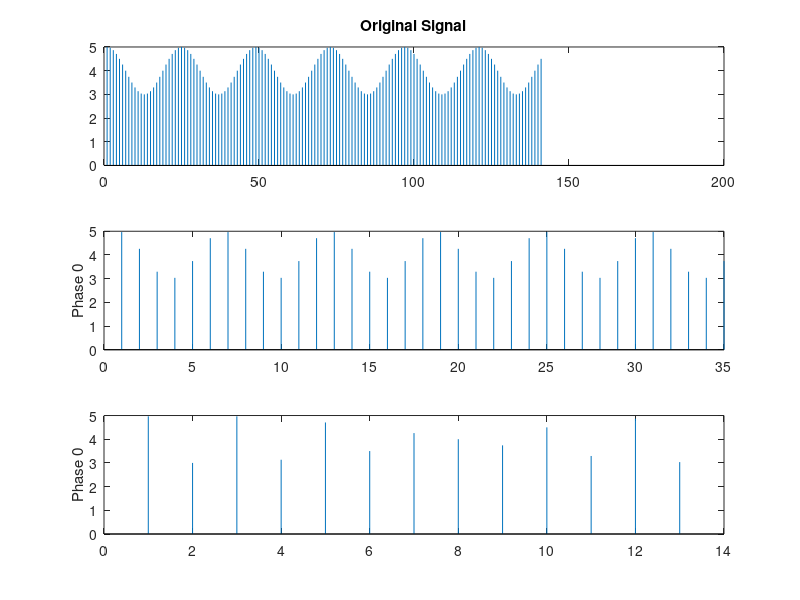

The MATLAB source for this figure:
clear all
close all
n = 0:140;
x = 4+cos(2*pi*n/24);
x0 = downsample(x,4,1);
x1 = downsample(x,11,1);

subplot(3,1,1)
stem(x,'Marker','none')
title('Original Signal')

subplot(3,1,2)
stem(x0,'Marker','none')
ylabel('Phase 0')

subplot(3,1,3)
stem(x1,'Marker','none')
ylabel('Phase 0')
